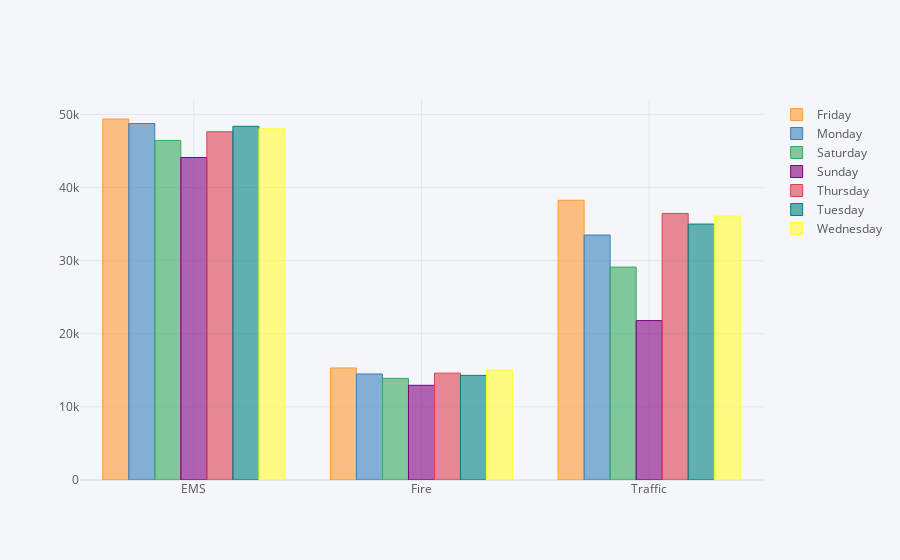

Notebook code cell kept with this figure:
### Code cell
type_vs_days.iplot(kind='bar')

#type_vs_days

### Figure 1 — Plotly figure (JSON) as saved in the notebook; plotly's stock layout.template omitted (floating-point values rounded to 4 significant figures)
{"data": [{"marker": {"color": "rgba(255, 153, 51, 0.6)", "line": {"color": "rgba(255, 153, 51, 1.0)", "width": 1}}, "name": "Friday", "orientation": "v", "text": "", "type": "bar", "x": ["EMS", "Fire", "Traffic"], "y": [49368, 15325, 38249]}, {"marker": {"color": "rgba(55, 128, 191, 0.6)", "line": {"color": "rgba(55, 128, 191, 1.0)", "width": 1}}, "name": "Monday", "orientation": "v", "text": "", "type": "bar", "x": ["EMS", "Fire", "Traffic"], "y": [48750, 14499, 33496]}, {"marker": {"color": "rgba(50, 171, 96, 0.6)", "line": {"color": "rgba(50, 171, 96, 1.0)", "width": 1}}, "name": "Saturday", "orientation": "v", "text": "", "type": "bar", "x": ["EMS", "Fire", "Traffic"], "y": [46436, 13898, 29118]}, {"marker": {"color": "rgba(128, 0, 128, 0.6)", "line": {"color": "rgba(128, 0, 128, 1.0)", "width": 1}}, "name": "Sunday", "orientation": "v", "text": "", "type": "bar", "x": ["EMS", "Fire", "Traffic"], "y": [44108, 12950, 21801]}, {"marker": {"color": "rgba(219, 64, 82, 0.6)", "line": {"color": "rgba(219, 64, 82, 1.0)", "width": 1}}, "name": "Thursday", "orientation": "v", "text": "", "type": "bar", "x": ["EMS", "Fire", "Traffic"], "y": [47620, 14613, 36450]}, {"marker": {"color": "rgba(0, 128, 128, 0.6)", "line": {"color": "rgba(0, 128, 128, 1.0)", "width": 1}}, "name": "Tuesday", "orientation": "v", "text": "", "type": "bar", "x": ["EMS", "Fire", "Traffic"], "y": [48371, 14311, 35002]}, {"marker": {"color": "rgba(255, 255, 51, 0.6)", "line": {"color": "rgba(255, 255, 51, 1.0)", "width": 1}}, "name": "Wednesday", "orientation": "v", "text": "", "type": "bar", "x": ["EMS", "Fire", "Traffic"], "y": [48039, 15026, 36092]}], "layout": {"legend": {"bgcolor": "#F5F6F9", "font": {"color": "#4D5663"}}, "paper_bgcolor": "#F5F6F9", "plot_bgcolor": "#F5F6F9", "title": {"font": {"color": "#4D5663"}}, "xaxis": {"gridcolor": "#E1E5ED", "showgrid": true, "tickfont": {"color": "#4D5663"}, "title": {"font": {"color": "#4D5663"}, "text": ""}, "zerolinecolor": "#E1E5ED"}, "yaxis": {"gridcolor": "#E1E5ED", "showgrid": true, "tickfont": {"color": "#4D5663"}, "title": {"font": {"color": "#4D5663"}, "text": ""}, "zerolinecolor": "#E1E5ED"}}}
